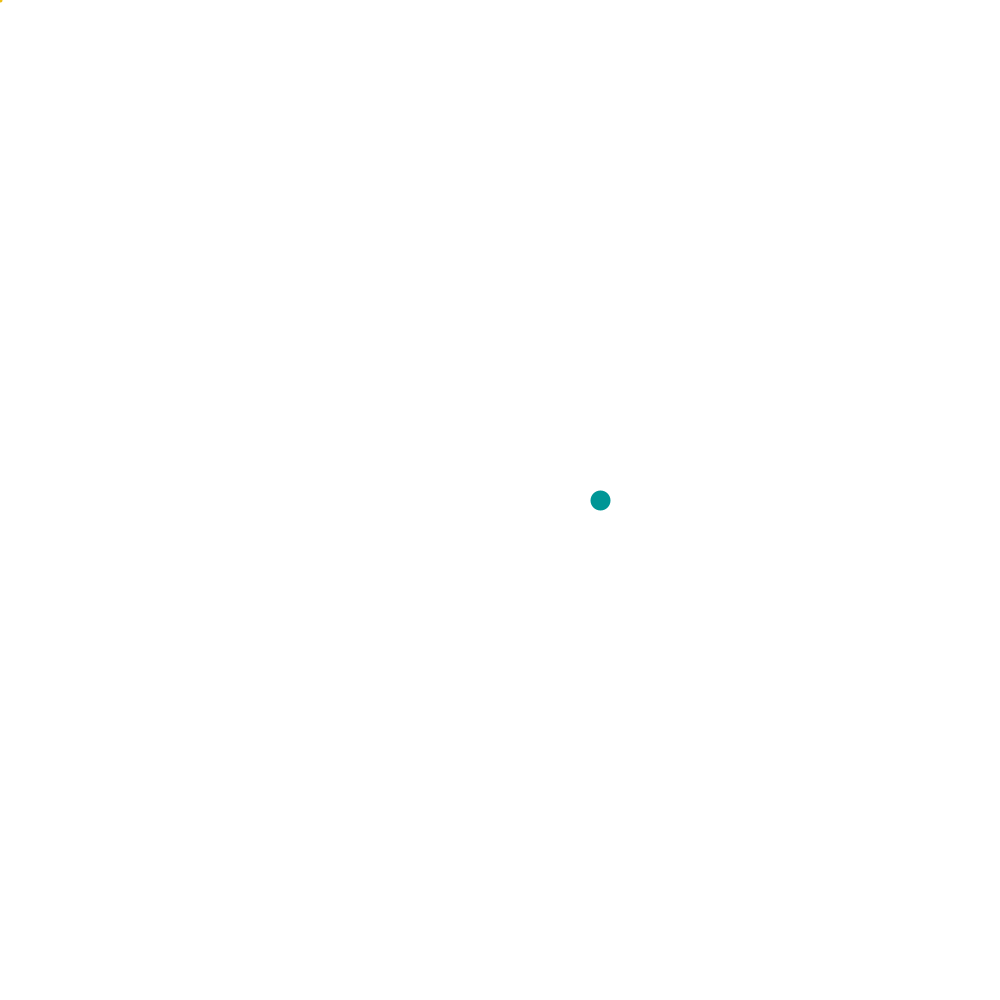
Frame 1 (no input)
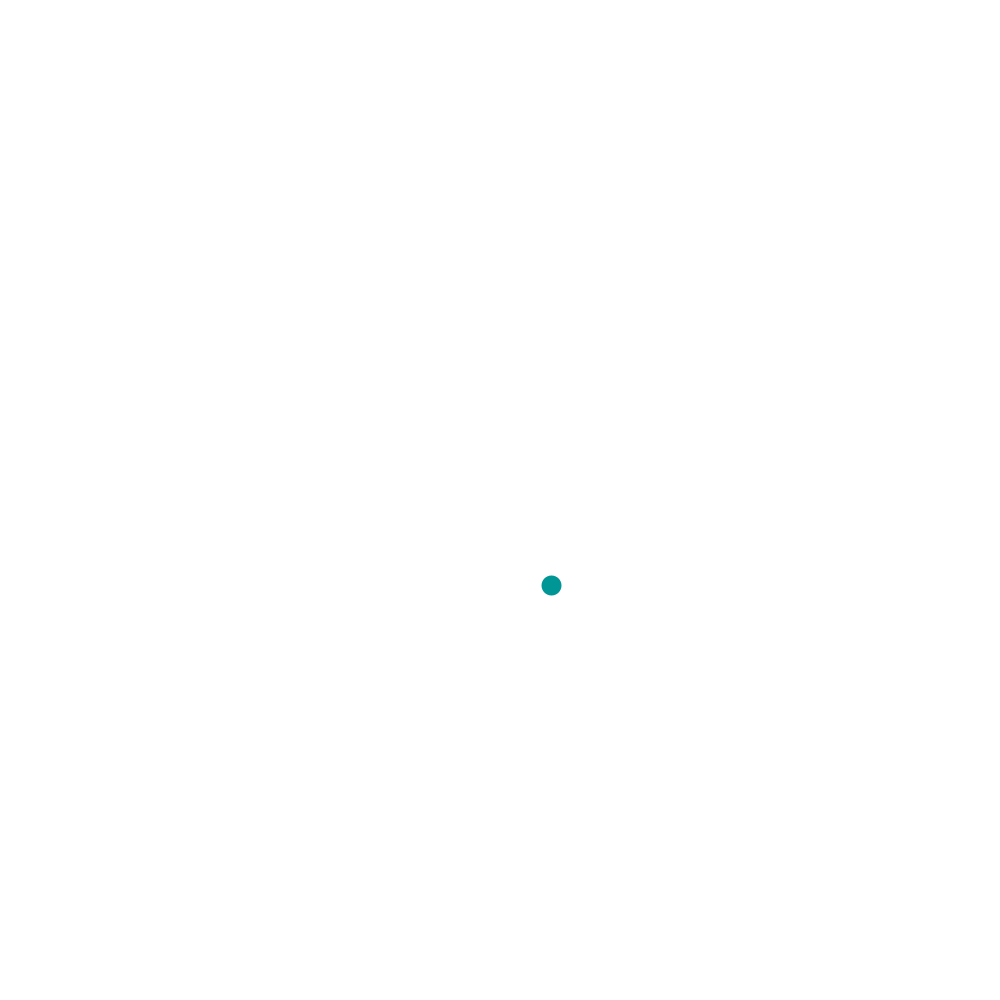
Frame 60 (the mouse pressed at the canvas centre just before this capture)
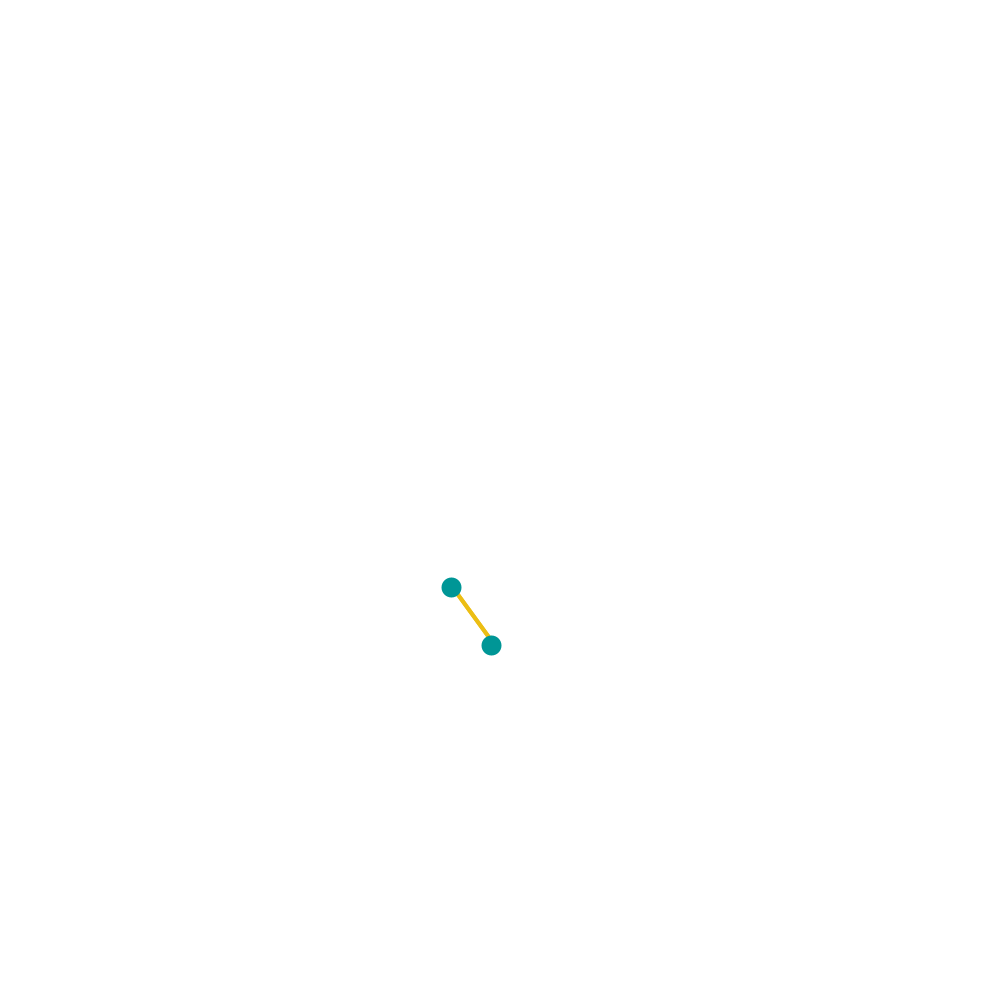
Frame 120 (the mouse held since frame 60 and released just before this capture)

The Processing sketch that drew these frames (run headless with seeded random() and noise(); from frame 60 on, the mouse is pressed at the canvas centre):

// Processing sketch: Rules
// ── Rules.pde
// currentlocation PVector
// where we want to be Pvector
// from that we need to find a speed and normalize?




ArrayList<Flying> f = new ArrayList<Flying>();




class Flying{
  float x, y;
  int timer, spawnAmount, r, d, speed;
  float[] move;
  float angle;
  boolean spawn;
  int[] boundingCircle = new int[3];
  PVector destination, location, direction;
  
  
 
  Flying(float _x, float _y, int _r, int _d){
    location = new PVector(_x, _y);
    direction = new PVector(int(random(-2, 2)), int(random(-2,2)));
    println(direction);
    print(location);
    r = 100;
    timer = 0;
    angle = 0;
    spawn = true;
    spawnAmount = int(random(360));
    if(_d == 1){
      d = 1;
    } else{
      d = -1;
    }
    speed = 10;
    
    boundingCircle[2] = r;
  }
  
  
  void update(){
    
    
   location.add(direction);
   if(location.x < 0 || location.x > width){
     direction.x *= -1;

   }
   if(location.y < 0 || location.y > height){
     direction.y *= -1;


   }
    
    
    move = findPointOnCircle(location.x, location.y, radians(angle), r);
    boundingCircleUpdate(move[0], move[1]);
    //drawCircle(); // test function
    //timerCheck();
    
    
    strokeWeight(20);
    stroke(0, 150, 150);
    point(move[0], move[1]);
    
    //timer += 2;
    if(d == 1){
      angle += 1;
    } else {
      angle -= 1;
    }
    
    
    
  }
  
  /*void timerCheck(){
   
    if(timer > spawnAmount && spawn == true){
      f.add(new Flying(move[0] - 25, move[1], r, int(random(2))));
      spawn = false;
    }
  }*/
  
  void boundingCircleUpdate(float newX, float newY){
    
    boundingCircle[0] = int(newX);
    boundingCircle[1] = int(newY);
  }
  
  void drawCircle(){
    fill(255, 0, 0, 20);
    strokeWeight(0);
    ellipse(boundingCircle[0], boundingCircle[1], r, r);
  }
  
}

float[] findPointOnCircle(float startingLocationX, float startingLocationY, float angle, float radius) {

  float[] temp = new float[2];
  // y = r * sin(angle);
  // x = r * cos(angle);
  // r = 50;
  // angle = 50


  temp[0] = startingLocationX + (radius * cos(angle));
  temp[1] = startingLocationY + (radius * sin(angle));

  return temp;
}


//boolean detectHit(int[] outerBox, int[] innerBox) {


  /*
  
   Checks to see if the corner points of the innerBox are inside of 
   the outerBox corner points. The box is just the cords for a 
   rectangle that we compare against the other rectangle
   given to use in the parameters
   
   This only works if the inner box is smaller or the outerBox is 
   position over a corner when the collision detection is called.
   
   parameters:
   - int[] outerBox (the main box)
   - int[] innerBox (seeing if this box falls within the main one)
   
   the values in each of the arrays are:
   [0] - x
   [1] - y
   [2] - width
   [3] - height
   
   
   return: boolean
   */

/*

  // Top Left Corner
  if (innerBox[0] > outerBox[0] && innerBox[0] < outerBox[0] + outerBox[2] &&
    innerBox[1] > outerBox[1] && innerBox[1] < outerBox[1] + outerBox[3]) {
    return true;
  }

  // Bottom Right Corner
  if (innerBox[0] + innerBox[2] < outerBox[0] + outerBox[2] && innerBox[0]
                              + innerBox[2] > outerBox[0] + 5 &&

    innerBox[1] + innerBox[3] < outerBox[1] + outerBox[3] && innerBox[1]
                              + innerBox[3] > outerBox[1]) {
    return true;
  }

  // Bottom Left Corner
  if (innerBox[0] > outerBox[0] && innerBox[0] < outerBox[0] + outerBox[2] &&
    innerBox[1] + innerBox[3] > outerBox[1] && innerBox[1] + innerBox[3]
                                      < outerBox[1] + outerBox[3]) {
    return true;
  }

  // Top Right Corner

  if (innerBox[0] + innerBox[2] < outerBox[0] + outerBox[2] && innerBox[0] 
                                + innerBox[2] > outerBox[0] &&
                                
    innerBox[1] < outerBox[1] + outerBox[3] && innerBox[1] > outerBox[1]) {
    return true;
  }
  return false;
}

*/


boolean detectHit(int[] circle1, int[] circle2) {
  
  int dx = circle1[0] - circle2[0];
  int dy = circle1[1] - circle2[1];
  float distance = sqrt((dx *dx) + (dy * dy));
  
  
  if(distance < circle1[2] + circle2[2]){
    return true;
  }
  
  return false;
  
}


void hitArray(){
  Flying temp1;
  Flying temp2;
  stroke(236, 190, 20);
  strokeWeight(4);
  for(int i = 0; i< f.size(); i++){
    temp1 = f.get(i);
    
     
    for(int x = 0; x< f.size(); x++){
      temp2 = f.get(x);
      
      
      if(detectHit(temp1.boundingCircle, temp2.boundingCircle)){
         line(temp1.boundingCircle[0], temp1.boundingCircle[1], temp2.boundingCircle[0], temp2.boundingCircle[1]);
      }
      
      
    }
    
    
  }
  
}


void mousePressed(){
 
  int x = mouseX;
  int y = mouseY;
  
  
  f.add(new Flying(x, y, 50, 1));
  
  
}

void updateArray(){
  Flying temp;
  int[] t = {100, 100, width -100, height- 100};
  stroke(0, 150, 150);
  strokeWeight(10);
  for(int i = 0; i< f.size(); i++){
    temp = f.get(i);
    temp.update(); 

  }
  
  /*for(int i = f.size()-1; i > 0; i--){
    temp = f.get(i);
    if(!detectHit(t, temp.boundingCircle)){
      f.remove(i); 
    }
  }*/
}

void setup(){
  size(1000, 1000);
  stroke(0, 150, 150);
  strokeWeight(10);
  f.add(new Flying(int(width/2), int(height/2), 25, 1));
  
  smooth();
}


void draw(){
  background(255);
  hitArray();
  updateArray();
}
